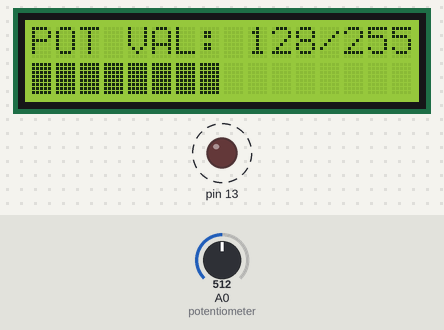
Simulated run of this sketch. Board: Arduino Uno, built with avr-gcc and run on an emulated ATmega328P. Parts: 16×2 character LCD, output pins drawn as LEDs (lit = HIGH). Dashed ring = blinking. The test bench sets the inputs (shaded band); at power-on: A0 (potentiometer) = 512.

Above: at 0.9 s.
1.3 s: A0 (potentiometer) set to 716
At 1.59 s:
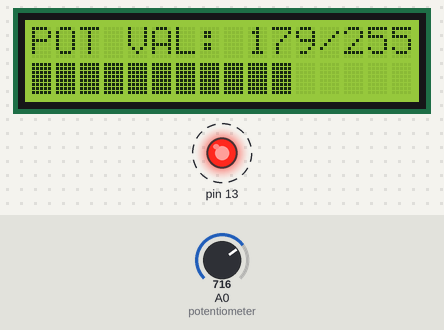
3.6 s: A0 (potentiometer) set to 900
At 3.91 s:
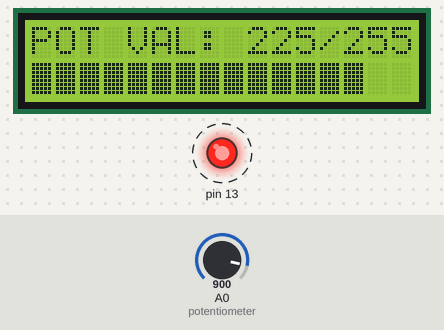
5.9 s: A0 (potentiometer) set to 1023
At 6.22 s:
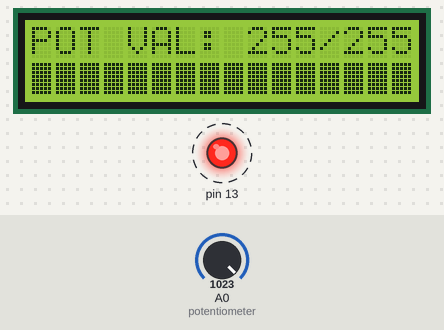
8.3 s: A0 (potentiometer) set to 511
At 8.53 s:
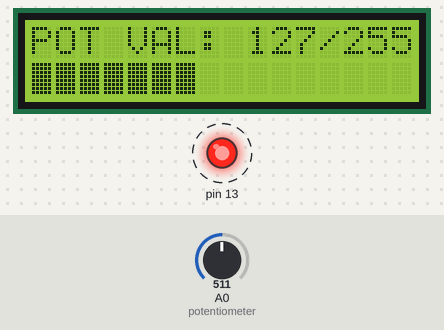
10.6 s: A0 (potentiometer) set to 306
At 10.85 s:
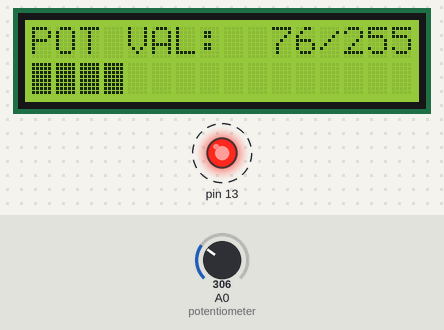
12.9 s: A0 (potentiometer) set to 122
At 13.16 s:
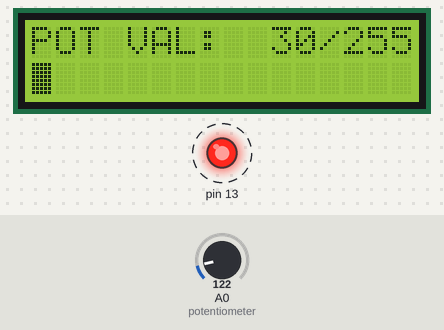
Timing chart, 0 to 16.2 s (numbered marks = the images above; inputs shaded):
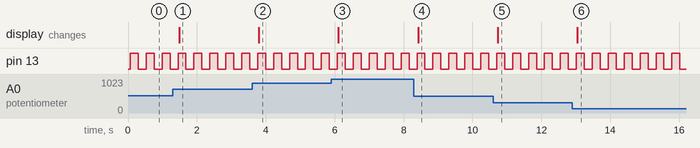

Measured:
- after the input at 1.3 s, the display: changes after 0.18 s (image 1)
- after the input at 3.6 s, the display: changes after 0.20 s (image 2)
- after the input at 5.9 s, the display: changes after 0.21 s (image 3)
- after the input at 8.3 s, the display: changes after 0.12 s (image 4)
- after the input at 10.6 s, the display: changes after 0.14 s (image 5)
- after the input at 12.9 s, the display: changes after 0.15 s (image 6)
- by itself, pin 13: alternates HIGH for 0.23 s and LOW for 0.23 s

The sketch:

sketch.ino
```cpp
#include <Wire.h>
#include <LiquidCrystal_I2C.h>

LiquidCrystal_I2C lcd(0x27, 16, 2);

void renderBargraph(uint8_t val) {
  int numBars = map(val, 0, 255, 0, 16);
  char bar[17];
  for (int i = 0; i < 16; i++) {
    bar[i] = (i < numBars) ? 0xFF : ' ';
  }
  bar[16] = '\0';
  lcd.setCursor(0, 1);
  lcd.print(bar);
}

void setup() {
  pinMode(13, OUTPUT);
  Serial.begin(115200);
  Wire.begin();
  lcd.init();
  lcd.backlight();
}

void loop() {
  static bool ledState = false;
  ledState = !ledState;
  digitalWrite(13, ledState ? HIGH : LOW);

  uint8_t potVal = analogRead(A0) >> 2;
  char line1[17];
  snprintf(line1, sizeof(line1), "POT VAL: %3d/255", potVal);
  lcd.setCursor(0, 0);
  lcd.print(line1);
  renderBargraph(potVal);
  delay(200);
}
```
